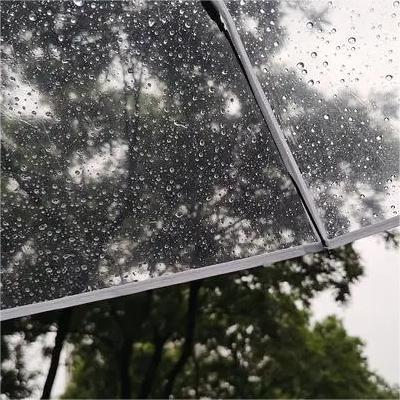
#> input picture rain.jpg, 400 x 400 px
$ jupyter execute 'l4图像运算.ipynb'
#> lines starting #> are read from the running program, lines starting #| are printed output that depends on the picture
[cell 1]
import matplotlib.pyplot as plt
import numpy as np
import cv2 as cv

[cell 2]
rain = cv.imread("rain.jpg")
#> rain is the input picture: shape (400, 400, 3); mean B, G, R 100.4, 103.7, 104.4

[cell 3]
rain.shape
#> Out = (400, 400, 3)

[cell 4]
view = cv.imread("view.jpg")
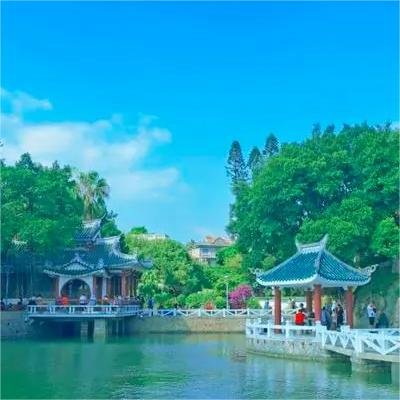
#> input picture view.jpg, 400 x 400 px
#> view is the input picture: shape (400, 400, 3); mean B, G, R 181, 156.6, 43.2

[cell 5]
view.shape
#> Out = (400, 400, 3)

[cell 6]
plt.imshow(rain[:,:,::-1])

[cell 7]
plt.imshow(view[:,:,::-1])

[cell 8]
img1 = cv.addWeighted(rain,0.7,view,0.3,0)
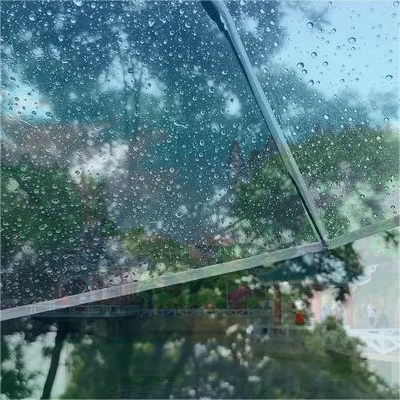
#> img1: shape (400, 400, 3); mean B, G, R 124.6, 119.5, 86

[cell 9]
plt.imshow(img1[:,:,::-1])
